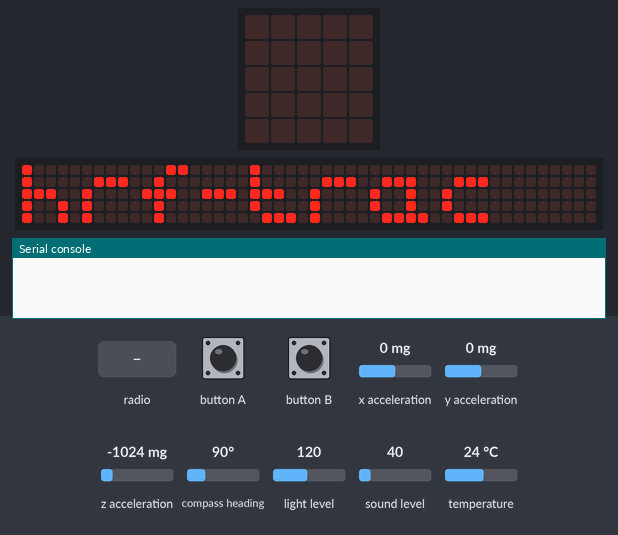
Recording of a program running on a simulated BBC micro:bit running MicroPython. Shown: the board's 5×5 LED display, a strip that is not on the board, showing the scrolling text unrolled, the last lines printed to the serial console. The test bench sets the inputs (shaded band); at power-on: x acceleration 0 mg, light level 120, y acceleration 0 mg, z acceleration -1024 mg, compass heading 90°, sound level 40, temperature 24 °C. No radio messages arrive unless stated (any console line starting 'radio sent:' is added by the test bench); the 48×5 strip is a reading aid, not a part: it shows the text the display is scrolling, unrolled, one strip-width of it at a time; the compass is already calibrated.

Above: at 3.09 s.
4.4 s: button A pressed for 0.15 s
At 4.9 s:
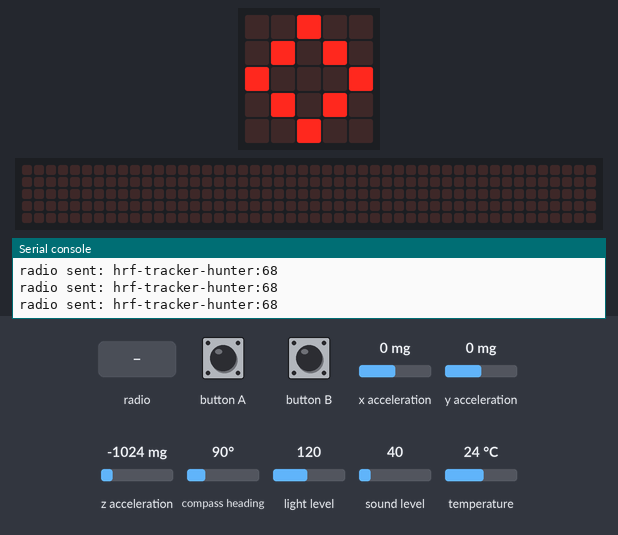
5.1 s: x acceleration set to -1440 mg
At 6.7 s:
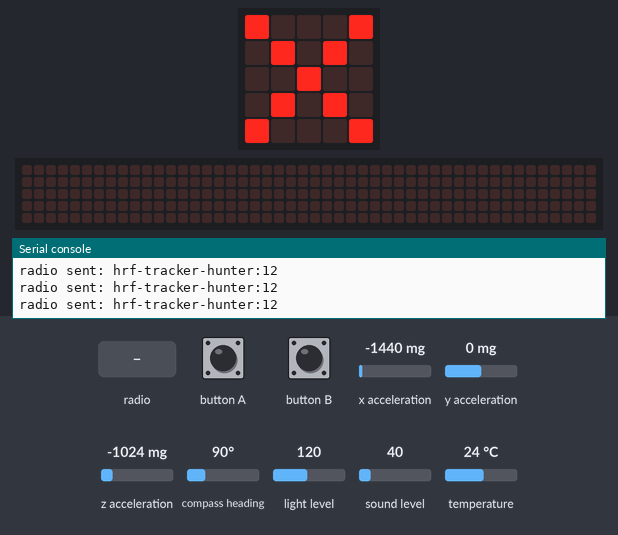
6.9 s: button B pressed for 0.15 s
At 6.96 s:
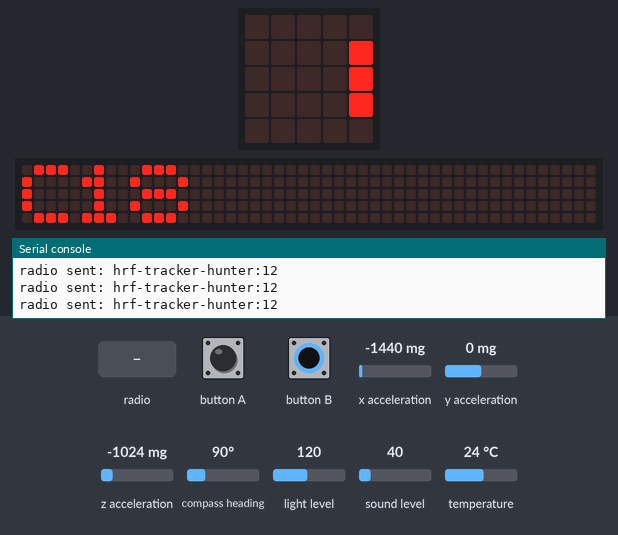
7.6 s: radio message "1" arrives
At 8.73 s:
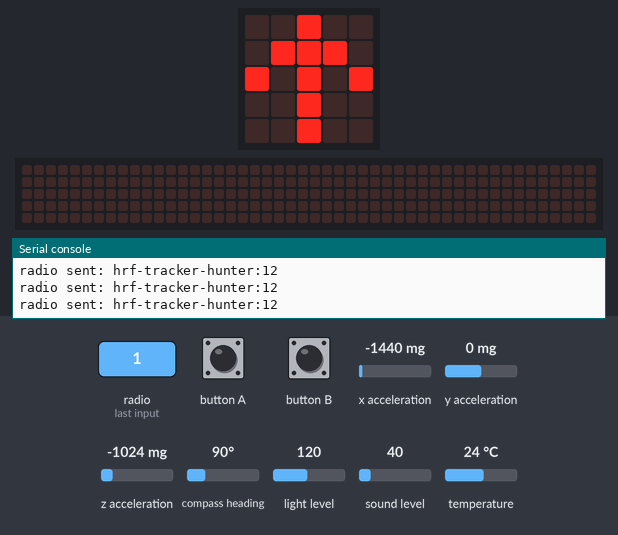
10.0 s: light level set to 5
At 12.3 s:
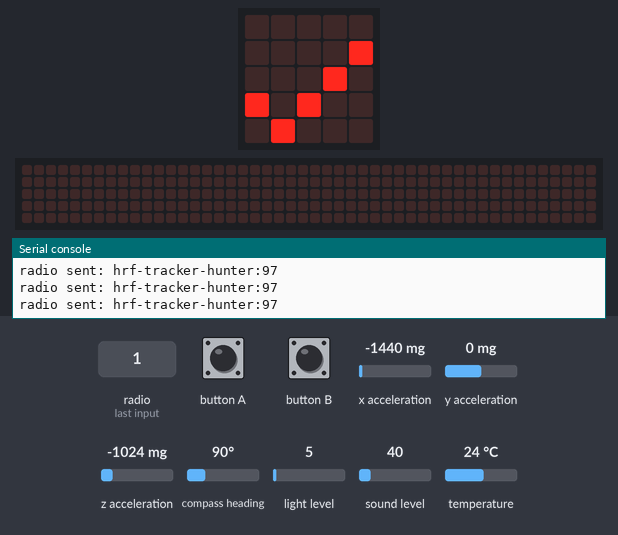
13.0 s: button A pressed for 1 s
At 14.7 s:
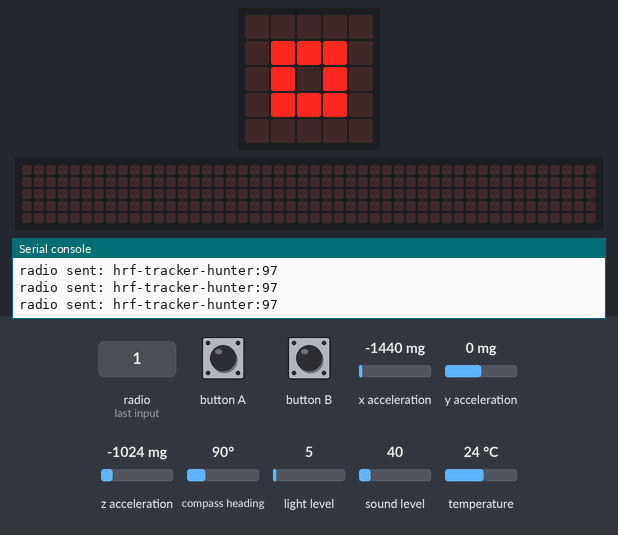

Measured:
- after the input at 4.4 s, the display: changes after 0.05 s (image 1)
- after the input at 5.1 s, the display: changes after 0.07 s (image 2)
- after the input at 6.9 s, the display: changes after 0.05 s (image 3)
- after the input at 7.6 s, the display: first differs from a run without the input after 0.98 s (image 4)
- after the input at 10.0 s, the display: changes after 0.05 s (image 5)
- after the input at 13.0 s, the display: first differs from a run without the input after 0.52 s (image 6)
- what the display in image 5 shows lasts 1.0 s, from 11.6 s to 12.6 s

The program:

main.py
```python
"""
Tracker Hunter — micro:bit MicroPython
Tracker Hunter — Find Hidden Trackers

Workshop-DIY Educational Project
Flash to BBC micro:bit V2 via Mu Editor or microbit.org
"""

from microbit import *
import radio
import random
import utime

# ── Configuration ──
APP_NAME = "hrf-tracker-hunter"
RADIO_GROUP = 199
RADIO_POWER = 6  # 0-7

# ── Process Overview ──
# Step 1: Set the frequency band, modulation type, and signal parameters.
# Step 2: Scan the radio spectrum to detect and capture signals of interest.
# Step 3: Apply signal processing to identify modulation, encoding, and source.
# Step 4: Categorize the signal type and log detailed analysis results.

# ── State ──
running = False
data_buffer = []
cycle_count = 0

def init():
    """Initialize hardware and radio."""
    radio.on()
    radio.config(group=RADIO_GROUP, power=RADIO_POWER)
    display.show(Image.HAPPY)
    utime.sleep_ms(500)

def read_sensors():
    """Read all available sensors."""
    return {
        'temp': temperature(),
        'light': display.read_light_level(),
        'accel_x': accelerometer.get_x(),
        'accel_y': accelerometer.get_y(),
        'accel_z': accelerometer.get_z(),
        'compass': compass.heading(),
        'sound': microphone.sound_level() if hasattr(microphone, 'sound_level') else 0,
    }

def process_data(sensors):
    """Process sensor data — core simulation logic."""
    # Combine sensor readings into a composite score
    score = (sensors['light'] + sensors['temp'] * 2 + abs(sensors['accel_x']) // 10) % 100
    return score

def broadcast(data):
    """Send data via radio."""
    msg = f"{APP_NAME}:{data}"
    radio.send(msg)

def check_incoming():
    """Check for incoming radio messages."""
    msg = radio.receive()
    if msg:
        data_buffer.append(msg)
        display.show(Image.ARROW_N)
        utime.sleep_ms(200)
    return msg

def display_result(score):
    """Display result on LED matrix."""
    if score > 70:
        display.show(Image.YES)
    elif score > 30:
        display.show(Image.DIAMOND)
    else:
        display.show(Image.NO)

# ── Main Loop ──
init()
display.scroll(APP_NAME[:8], delay=60)

while True:
    if button_a.was_pressed():
        running = not running
        if running:
            display.show(Image.ARROW_E)
        else:
            display.show(Image.SQUARE_SMALL)

    if running:
        sensors = read_sensors()
        score = process_data(sensors)
        broadcast(score)
        display_result(score)
        cycle_count += 1

        if cycle_count % 10 == 0:
            display.scroll(str(score), delay=50)

    check_incoming()

    if button_b.was_pressed():
        # Show stats
        display.scroll(f"C{cycle_count}", delay=50)
        utime.sleep_ms(500)

    utime.sleep_ms(100)
```
